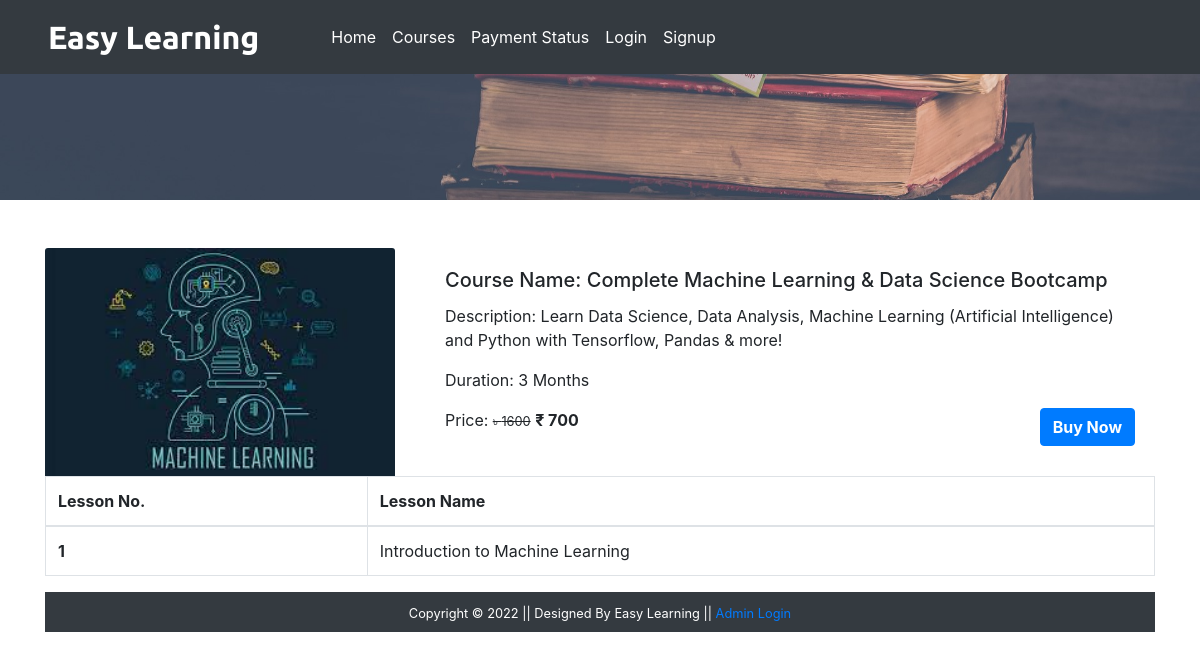
/coursedetails.php?course_id=9, run on the app's committed database.
### tables this page shows
CREATE TABLE `course` (
  `course_id` int(11) NOT NULL,
  `course_name` text NOT NULL,
  `course_desc` text NOT NULL,
  `course_author` varchar(255) NOT NULL,
  `course_img` text NOT NULL,
  `course_duration` text NOT NULL,
  `course_price` int(11) NOT NULL,
  `course_original_price` int(11) NOT NULL
);

CREATE TABLE `lesson` (
  `lesson_id` int(11) NOT NULL,
  `lesson_name` text NOT NULL,
  `lesson_desc` text NOT NULL,
  `lesson_link` text NOT NULL,
  `course_id` int(11) NOT NULL,
  `course_name` text NOT NULL
);

### coursedetails.php (the view, shortened to what this page needs)
<?php
  include('./mainInclude/header.php');
?>
    <div class="container-fluid bg-dark">
      <div class="row">
        <img src="./image/coursebanner.jpg" alt="courses" style="height:200px; width:100%; object-fit:cover; box-shadow:10px;"/>
      </div>
    </div>
    <div class="container mt-5">
      <?php
          if(isset($_GET['course_id'])){
           $course_id = $_GET['course_id'];
           $sql = "SELECT * FROM course WHERE course_id = '$course_id'";
          $result = $conn->query($sql);
          if($result->num_rows > 0){
            while($row = $result->fetch_assoc()){
              echo '
                <div class="row">
                <div class="col-md-4">
                  <img src="'.str_replace('..', '.', $row['course_img']).'" class="card-img-top" alt="Guitar" />
                </div>
                <div class="col-md-8">
                  <div class="card-body">
                    <h5 class="card-title">Course Name: '.$row['course_name'].'</h5>
                    <p class="card-text"> Description: '.$row['course_desc'].'</p>
                    <p class="card-text"> Duration: '.$row['course_duration'].'</p>
                    <form action="checkout.php" method="post">
                      <p class="card-text d-inline">Price: <small><del>&#x9F3 '.$row['course_original_price'].'</del></small> <span class="font-weight-bolder">&#8377 '.$row['course_price'].'<span></p>
                      <input type="hidden" name="id" value='. $row["course_price"] .'>
                      <button type="submit" class="btn btn-primary text-white font-weight-bolder float-right" name="buy">Buy Now</button>
                    </form>
                  </div>
                </div>
              ';
            }
          }
         }
        ?>
      </div>
      <div class="container">
          <div class="row">
          <?php $sql = "SELECT * FROM lesson";
                $result = $conn->query($sql);
                if($result->num_rows > 0){
          echo '
           <table class="table table-bordered table-hover">
             <thead>
               <tr>
                 <th scope="col">Lesson No.</th>
                 <th scope="col">Lesson Name</th>
               </tr>
             </thead>
             <tbody>';
             $num = 0;
             while($row = $result->fetch_assoc()){
              if($row['course_id'] == $course_id) {
               $num++;
              echo ' <tr>
               <th scope="row">'.$num.'</th>
               <td>'. $row["lesson_name"].'</td></tr>';
              }
             }
             echo '</tbody>
           </table>';
            } ?>
       </div>
      </div>
     <?php
  include('./mainInclude/footer.php');
?>

### mainInclude/header.php (shortened to what this page needs)
<!DOCTYPE html>
<html lang="en">
  <head>
    <link rel="stylesheet" type="text/css" href="css/bootstrap.min.css">
    <link rel="stylesheet" type="text/css" href="css/all.min.css">
    <link rel="stylesheet" type="text/css" href="./css/style.css" />
  </head>
  <body>
    <nav class="navbar navbar-expand-sm navbar-dark bg-dark pl-5 fixed-top">
      <a href="index.php" class="navbar-brand">Easy Learning</a>
      <div class="collapse navbar-collapse" id="myMenu">
        <ul class="navbar-nav pl-5 custom-nav">
          <li class="nav-item custom-nav-item"><a href="index.php" class="nav-link">Home</a></li>
          <li class="nav-item custom-nav-item"><a href="courses.php" class="nav-link">Courses</a></li>
          <li class="nav-item custom-nav-item"><a href="paymentstatus.php" class="nav-link">Payment Status</a></li>
          <?php
              if (isset($_SESSION['is_login'])){
                echo '<li class="nav-item custom-nav-item"><a href="student/studentProfile.php" class="nav-link">My Profile</a></li> <li class="nav-item custom-nav-item"><a href="logout.php" class="nav-link">Logout</a></li>';
              } else {
                echo '<li class="nav-item custom-nav-item"><a href="#login" class="nav-link" data-toggle="modal" data-target="#stuLoginModalCenter">Login</a></li> <li class="nav-item custom-nav-item"><a href="#signup" class="nav-link" data-toggle="modal" data-target="#stuRegModalCenter">Signup</a></li>';
              }
          ?>
        </ul>
      </div>
    </nav>

### mainInclude/footer.php (shortened to what this page needs)
 <footer class="container-fluid bg-dark text-center p-2">
    <small class="text-white">Copyright &copy; 2022 || Designed By Easy Learning || <?php
          if (isset($_SESSION['is_admin_login'])){
            echo '<a href="admin/adminDashboard.php"> Admin Dashboard</a> <a href="logout.php">Logout</a>';
          }else {
            echo '<a href="#login" data-toggle="modal" data-target="#adminLoginModalCenter"> Admin Login</a>';
          }
    ?>
  </small>
 </footer>
  </body>
</html>

### css/style.css (style rules this page uses)
.navbar-brand { font-family: "Ubuntu", sans-serif; font-size: 2em; font-weight: bold; color: #fff; }
.custom-nav .custom-nav-item a { color: #fff !important; }

### data on the page
course: course_img (picture), course_name "Complete Machine Learning & Data Science Bootcamp", course_desc "Learn Data Science, Data Analysis, Machine Learning (Artificial Intelligence) and Python with Tensorflow, Pandas & more!", course_duration "3 Months", course_original_price "1600", course_price "700"
lesson: lesson_name "Introduction to Machine Learning"
